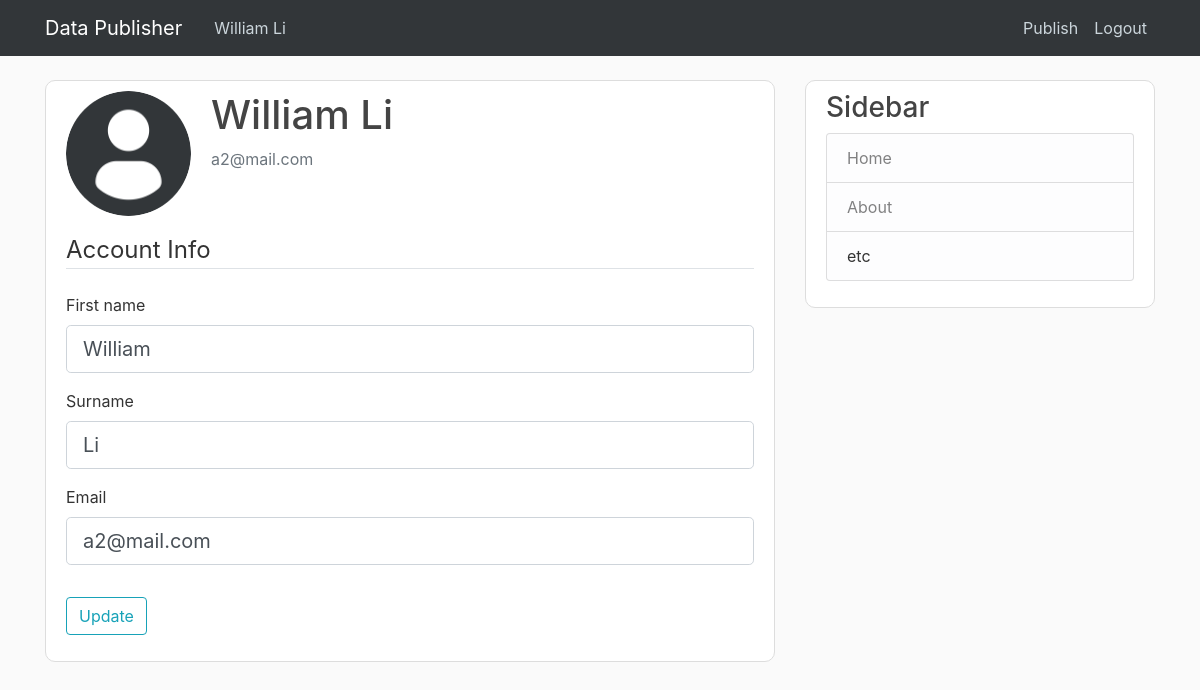
The page /account (signed in) on the database its author committed.
### data_publisher_site/models.py (models this page shows, shortened)
class User(db.Model, UserMixin):
    __tablename__ = "Users"
    id = db.Column("UserId", db.Integer().with_variant(db.Integer, "sqlite"), primary_key=True, nullable=False)
    first_name = db.Column("FirstName", db.String(20), nullable=False)
    surname = db.Column("Surname", db.String(20), nullable=False)
    email = db.Column("Email", db.String(120), nullable=False, unique=True)
    registration_date = db.Column("RegistrationDate", db.DateTime(25), nullable=False, default=datetime.utcnow)
    password = db.Column("Password", db.String(60), nullable=False)
    author = db.relationship('Author', backref='user', lazy=True)

### data_publisher_site/routes.py (the view)
@app.route("/account", methods=['GET', 'POST'])
@login_required
def account():
    form = UpdateAccountForm()
    if form.validate_on_submit():
        current_user.first_name = form.first_name.data
        current_user.surname = form.surname.data
        current_user.email = form.email.data
        db.session.commit()
        flash('Your account has been updated!', 'success')
        return redirect(url_for('account'))
    elif request.method == 'GET':
        form.first_name.data = current_user.first_name
        form.surname.data = current_user.surname
        form.email.data = current_user.email
    return render_template('account.html', title='Account', form=form)

### data_publisher_site/forms.py (shortened to what this page needs)
class UpdateAccountForm(FlaskForm):
    first_name = StringField('First name',
                           validators=[DataRequired(), Length(min=2, max=60)])
    surname = StringField('Surname',
                           validators=[DataRequired(), Length(min=2, max=60)])
    email = StringField('Email',
                        validators=[DataRequired(), Email()])
    submit = SubmitField('Update')

### data_publisher_site/models.py (called while the page is built)
@login_manager.user_loader
def load_user(user_id):
    return User.query.get(int(user_id))

### data_publisher_site/frontend/templates/account.html (shortened to what this page needs)
{% extends "base.html" %}
{% block content %}
    <div class="content-section">
      <div class="media">
        <img class="rounded-circle account-img" src="{{ url_for('static', filename='thumbnails/profile-user.png') }}">
        <div class="media-body">
          <h2 class="account-heading">{{ current_user.first_name }} {{ current_user.surname }}</h2>
          <p class="text-secondary">{{ current_user.email }}</p>
        </div>
      </div>
        <form method="POST" action="" enctype="multipart/form-data">
            <fieldset class="form-group">
                <legend class="border-bottom mb-4">Account Info</legend>
                <div class="form-group">
                    {{ form.first_name.label(class="form-control-label") }}
                    {% if form.first_name.errors %}
                        {{ form.first_name(class="form-control form-control-lg is-invalid") }}
                        <div class="invalid-feedback">
                            {% for error in form.first_name.errors %}
                                <span>{{ error }}</span>
                            {% endfor %}
                        </div>
                    {% else %}
                        {{ form.first_name(class="form-control form-control-lg") }}
                    {% endif %}
                </div>
                <div class="form-group">
                  {{ form.surname.label(class="form-control-label") }}
                  {% if form.surname.errors %}
                      {{ form.surname(class="form-control form-control-lg is-invalid") }}
                      <div class="invalid-feedback">
                          {% for error in form.surname.errors %}
                              <span>{{ error }}</span>
                          {% endfor %}
                      </div>
                  {% else %}
                      {{ form.surname(class="form-control form-control-lg") }}
                  {% endif %}
                </div>
                <div class="form-group">
                    {{ form.email.label(class="form-control-label") }}
                    {% if form.email.errors %}
                        {{ form.email(class="form-control form-control-lg is-invalid") }}
                        <div class="invalid-feedback">
                            {% for error in form.email.errors %}
                                <span>{{ error }}</span>
                            {% endfor %}
                        </div>
                    {% else %}
                        {{ form.email(class="form-control form-control-lg") }}
                    {% endif %}
                </div>
            </fieldset>
            <div class="form-group">
                {{ form.submit(class="btn btn-outline-info") }}
            </div>
        </form>
    </div>
{% endblock content %}

### data_publisher_site/frontend/templates/base.html (shortened to what this page needs)
<!DOCTYPE html>
<html lang="en">
<head>
    <link rel="stylesheet" href="https://cdn.jsdelivr.net/npm/bootstrap@4.3.1/dist/css/bootstrap.min.css">
    <link rel="stylesheet" type="text/css" href="{{ url_for('static', filename='main.css') }}"/>
</head>
<body>
    <header class="site-header">
        <nav class="navbar navbar-expand-md navbar-dark bg-steel fixed-top">
          <div class="container">
            <a class="navbar-brand mr-4" href="/">Data Publisher</a>
            <div class="collapse navbar-collapse" id="navbarToggle">
              <div class="navbar-nav mr-auto">
                {% if current_user.is_authenticated %}
                  <a class="nav-item nav-link" href="{{ url_for('account') }}">{{ current_user.first_name }} {{ current_user.surname }}</a>
                {% endif %}
              </div>
              <div class="navbar-nav">
                {% if current_user.is_authenticated %}
                  {% if session['login_type'] == 'author' %}
                    <a class="nav-item nav-link" href="{{ url_for('new_publication') }}">Publish</a>
                  {% endif %}
                  <a class="nav-item nav-link" href="{{ url_for('logout') }}">Logout</a>
                {% else %}
                  <a class="nav-item nav-link" href="{{ url_for('login') }}">Login</a>
                  <a class="nav-item nav-link" href="{{ url_for('register_user') }}">Register as User</a>
                  <a class="nav-item nav-link" href="{{ url_for('register_author') }}">Register as Author</a>
                {% endif %}
              </div>
            </div>
          </div>
        </nav>
    </header>
    <main role="main" class="container">
        <div class="row">
          <div class="col-md-8">
            {% block content %}{% endblock %}
          </div>
          <div class="col-md-4">
            <div class="content-section">
              <h3>Sidebar</h3>
                <ul class="list-group">
                  <a class="list-group-item list-group-item-light" href="{{ url_for('index') }}">Home</a>
                  <a class="list-group-item list-group-item-light" href="{{ url_for('about') }}">About</a>
                  <a class="list-group-item list-group-item-light">etc</a>
                </ul>
            </div>
          </div>
        </div>
      </main>
</body>
</html>

### data_publisher_site/frontend/static/main.css (style rules this page uses)
body { background: #fafafa; color: #333333; margin-top: 5rem; }
h1, h2, h3, h4, h5, h6 { color: #444444; }
.bg-steel { background-color: #323639; }
.site-header .navbar-nav .nav-link { color: #cbd5db; }
.content-section { background: #ffffff; padding: 10px 20px; border: 1px solid #dddddd; border-radius: 10px; margin-bottom: 20px; }
.account-img { height: 125px; width: 125px; margin-right: 20px; margin-bottom: 16px; }
.account-heading { font-size: 2.5rem; }

### rows shown on the page
User: first_name "William", surname "Li", email "a2@mail.com"
